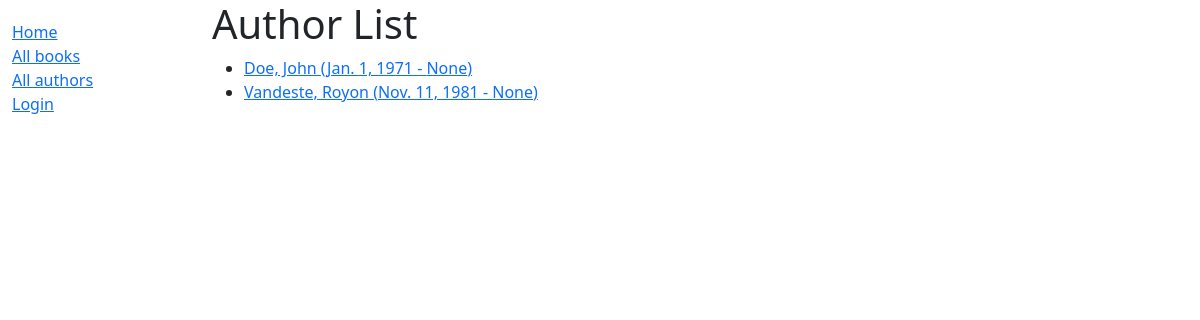
Screenshot of /catalog/authors/ with the database file from the repository.
### catalog/models.py (models this page shows)
class Author(models.Model):
    first_name = models.CharField(max_length=100)
    last_name = models.CharField(max_length=100)
    date_of_birth = models.DateField(null=True, blank=True)
    date_of_death = models.DateField('Died', null=True, blank=True)
    class Meta:
        ordering = ['last_name', 'first_name']
    def get_absolute_url(self):
        return reverse('author-detail', args=[str(self.id)])
    def __str__(self):
        return f'{self.last_name}, {self.first_name}'

### catalog/views.py (the view)
# urls.py: path('authors/', views.AuthorListView.as_view(), name='authors'),
class AuthorListView(generic.ListView):
    model = Author

### catalog/templates/catalog/author_list.html
{% extends 'base_generic.html' %} {% block content %}
<h1>Author List</h1>
{% if author_list %}
<ul>
  {% for author in author_list %}
  <li>
    <a href="{{ author.get_absolute_url }}"
      >{{ author }} ({{ author.date_of_birth }} - {{ author.date_of_death }})
    </a>
  </li>
  {% endfor %}
</ul>
{% else %}
<p>There are no authors in the library.</p>
{% endif %} {% endblock %}

### rows the page displays
Author: last_name+first_name "Doe, John", date_of_birth "Jan. 1, 1971", date_of_death "None"
Author: last_name+first_name "Vandeste, Royon", date_of_birth "Nov. 11, 1981", date_of_death "None"
